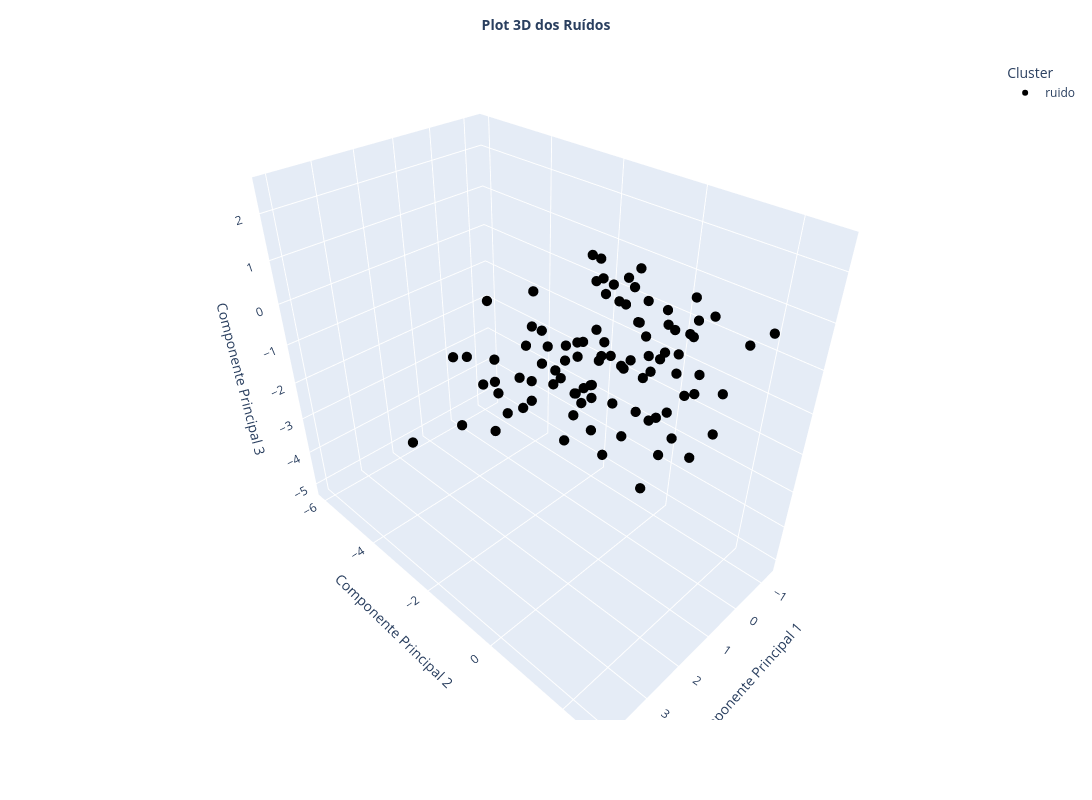

Notebook code for this chart:
### Markdown cell above
### Plot 3D dos ruídos

### Code cell
df_ruido = df_plot[df_plot['Cluster'] == 'ruido']

fig = px.scatter_3d(df_ruido, x='PCA1', y='PCA2', z='PCA3', color='Cluster', color_discrete_map={'ruido': 'black'},
    hover_data={
        'Pokedex': True,
        'Nome': True,
        'Tipo 1': True,
        'Tipo 2': True,
        'Total': True,
        'HP': True,
        'Attack': True,
        'Defense': True,
        'Sp. Atk': True,
        'Sp. Def': True,
        'Speed': True,
        'PCA1': False,
        'PCA2': False,
        'PCA3': False
    },
    width=1100, height=800
)

fig.update_traces(marker=dict(size=6))
fig.update_layout(
    title={'text': '<b>Plot 3D dos Ruídos</b>', 'x': 0.5, 'xanchor': 'center', 'font': {'size': 14}},
    scene=dict(xaxis_title='Componente Principal 1', yaxis_title='Componente Principal 2', zaxis_title='Componente Principal 3'))
fig.show()

### Figure 1 — Plotly figure (JSON) as saved in the notebook; plotly's stock layout.template omitted (floating-point values rounded to 4 significant figures; data arrays with more than 128 entries replaced by an {"elided": "..."} marker saying what was removed)
{"data": [{"customdata": {"elided": "96x11 mixed values"}, "hovertemplate": "Cluster=ruido<br>Pokedex=%{customdata[0]}<br>Nome=%{customdata[1]}<br>Tipo 1=%{customdata[2]}<br>Tipo 2=%{customdata[3]}<br>Total=%{customdata[4]}<br>HP=%{customdata[5]}<br>Attack=%{customdata[6]}<br>Defense=%{customdata[7]}<br>Sp. Atk=%{customdata[8]}<br>Sp. Def=%{customdata[9]}<br>Speed=%{customdata[10]}<extra></extra>", "legendgroup": "ruido", "marker": {"color": "black", "size": 6, "symbol": "circle"}, "mode": "markers", "name": "ruido", "scene": "scene", "showlegend": true, "type": "scatter3d", "x": [0.8791, 1.135, 0.3961, -0.3246, 1.493, -0.6502, 1.139, 0.5806, -0.9088, 0.83, 0.7378, 1.945, 1.743, -1.241, 1.124, 1.652, 1.674, 1.748, -0.1733, -0.05985, 0.117, 1.534, -0.08489, 0.9677, -1.248, 2.307, 3.0, 4.088, 0.2042, -0.8694, 0.6936, 0.4593, 1.345, 0.785, 1.5, 0.5922, 0.9783, -0.1477, 2.704, 4.063, -1.102, 1.252, 1.013, 1.248, 1.334, 0.8525, 1.074, 2.882, -0.3371, -1.286, 1.822, 1.778, 4.111, 1.6, 1.761, 1.047, 0.8291, 0.9843, 0.5872, 1.23, 0.7762, 1.564, 1.517, 1.413, 0.9828, 1.055, 1.283, 0.8385, -1.041, 1.082, 1.308, 2.888, 1.251, -0.684, -0.1025, 1.014, 0.05363, 0.7758, 1.093, -0.3795, 2.647, 1.008, 0.9039, 1.23, 0.2539, 0.7686, 0.7738, 0.7186, -1.153, 1.493, -1.315, 0.8125, -0.04421, 2.178, 2.682, 2.833], "y": [1.578, -0.3343, 0.7572, -0.7608, 0.7321, -1.758, 0.9909, 0.3461, -1.788, 2.226, -0.2427, -0.5553, 0.1388, -0.7625, -0.7576, -0.3206, 1.222, -1.369, -1.275, -0.5823, 0.07323, -6.027, 1.073, -0.2831, 1.555, 0.04089, -1.044, 0.06089, 2.692, -2.341, 1.661, 1.713, 0.3497, -2.331, 0.6101, -2.534, -0.4737, -0.9841, -2.443, -0.8565, 0.3296, -3.415, 1.692, 0.902, 0.8045, 0.4192, -1.42, 0.1423, -1.59, -0.1608, -1.031, -2.457, -0.4457, 0.5519, 0.2219, 1.465, 0.9999, 0.9506, 1.351, -0.5082, -0.7768, -0.3575, 1.29, -0.8044, 0.4191, 1.473, -2.099, 1.833, -0.03691, 1.209, -2.565, -0.5246, -2.914, -0.7502, -3.417, -1.808, 0.4781, 0.1165, -0.3406, -2.555, -0.4255, -0.3049, 1.835, 0.099, -1.527, -1.378, 1.362, -0.4336, -0.4002, 0.7321, 1.115, 1.133, -0.3875, 0.132, 0.7821, -1.237], "z": [-0.07527, -0.9659, 0.8339, 0.959, -1.118, 0.9135, 0.2834, -1.239, -0.01562, -0.6086, -0.131, -0.04103, -0.1296, -1.272, -1.079, -0.592, 0.5182, -1.251, 0.8125, 0.5412, 0.9425, -5.118, 0.8512, -0.04861, 0.01712, -1.145, 0.4565, 2.487, 1.395, -1.441, -0.08963, 1.417, 1.522, -0.3362, 0.396, -1.907, -0.8053, 0.7921, -1.934, 1.079, 0.6447, -2.107, 1.245, 1.017, 1.287, 0.9367, -1.206, 1.204, 0.5756, -2.517, 0.5562, -2.608, 1.296, -0.4, 1.08, 0.8185, -0.8995, -0.9079, 0.9738, -1.131, 1.812, 0.1762, -2.039, -0.1857, 0.1865, 0.4318, -2.055, -1.373, -0.2231, 0.7558, -2.434, 0.2663, -2.097, 1.038, -1.679, -0.9077, 0.886, -0.2359, -1.794, -2.308, 1.914, -0.1458, 0.5059, -2.096, -0.6053, -0.3882, -1.221, 0.08406, -1.149, -1.118, -1.384, -1.736, 0.9972, -0.5837, 0.5921, -0.1961]}], "layout": {"height": 800, "legend": {"title": {"text": "Cluster"}, "tracegroupgap": 0}, "margin": {"t": 60}, "scene": {"domain": {"x": [0, 1], "y": [0, 1]}, "xaxis": {"title": {"text": "Componente Principal 1"}}, "yaxis": {"title": {"text": "Componente Principal 2"}}, "zaxis": {"title": {"text": "Componente Principal 3"}}}, "title": {"font": {"size": 14}, "text": "<b>Plot 3D dos Ruídos</b>", "x": 0.5, "xanchor": "center"}, "width": 1100}}
